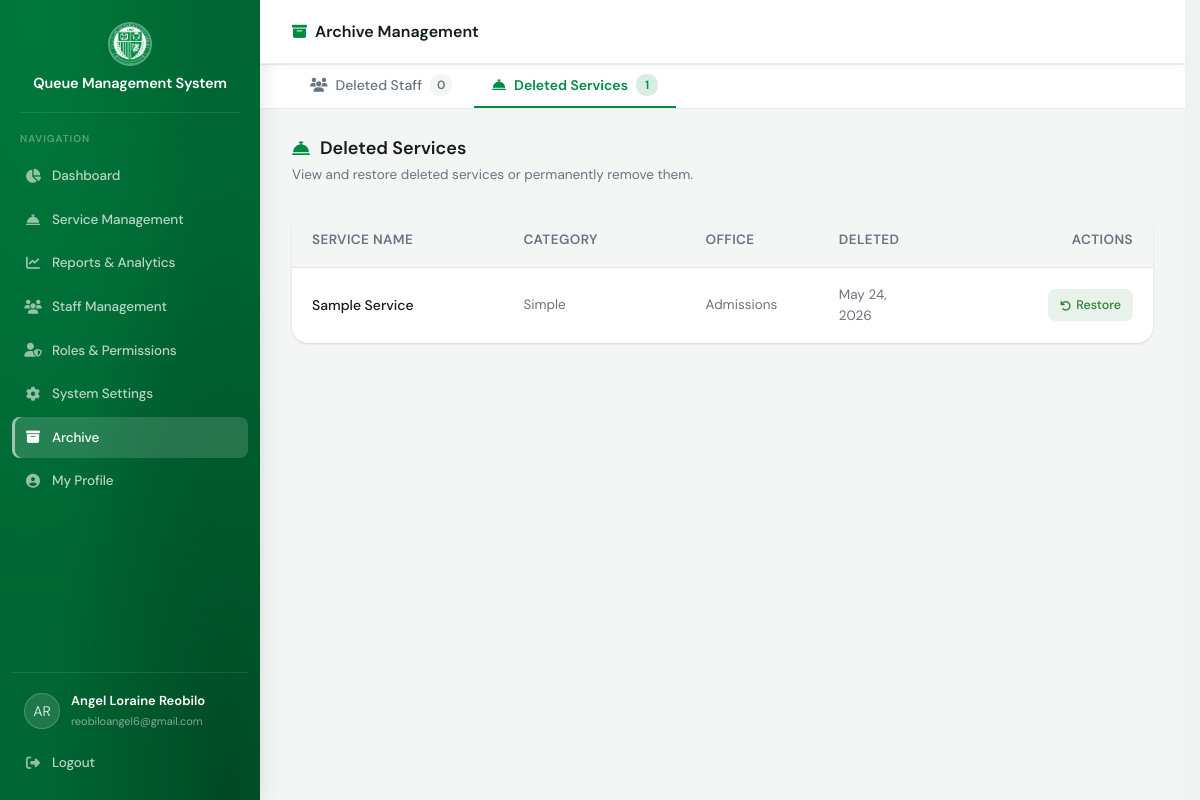
The app's page /archive.php (signed in) with its own data.
### tables this page shows
CREATE TABLE `transaction_types` (
  `id` int(11) NOT NULL,
  `name` varchar(100) NOT NULL,
  `category` enum('simple','regular','complicated') NOT NULL,
  `description` text DEFAULT NULL,
  `is_active` tinyint(1) NOT NULL DEFAULT 1,
  `is_deleted` tinyint(1) NOT NULL DEFAULT 0,
  `office_id` int(11) DEFAULT NULL,
  `created_at` timestamp NOT NULL DEFAULT current_timestamp(),
  `deleted_at` datetime DEFAULT NULL
);

CREATE TABLE `offices` (
  `id` int(11) NOT NULL,
  `name` varchar(100) NOT NULL,
  `code` varchar(20) DEFAULT NULL,
  `description` text DEFAULT NULL,
  `window_count` int(11) DEFAULT 1,
  `queue_mode` enum('unified','service-based') DEFAULT 'unified',
  `created_at` timestamp NOT NULL DEFAULT current_timestamp(),
  `open_time` time NOT NULL DEFAULT '08:00:00',
  `close_time` time NOT NULL DEFAULT '17:00:00',
  `break_start` time DEFAULT NULL,
  `break_end` time DEFAULT NULL,
  `queue_cutoff` time DEFAULT NULL,
  `queue_prefix` varchar(10) NOT NULL DEFAULT '',
  `queue_start_num` smallint(4) NOT NULL DEFAULT 1,
  `daily_reset` tinyint(1) NOT NULL DEFAULT 1,
  `max_queue_limit` smallint(4) NOT NULL DEFAULT 0,
  `auto_close` tinyint(1) NOT NULL DEFAULT 1,
  `service_hours` varchar(100) DEFAULT NULL,
  `location_info` varchar(255) DEFAULT NULL
);

### api/archive_functions.php (called while the page is built, shortened)
<?php
function getDeletedStaff(mysqli $conn): array
{
    $sql = "SELECT u.id, u.full_name, u.email, u.role, u.office_id, u.is_active,
                   u.created_at, u.deleted_at, o.name AS office_name
            FROM users u
            LEFT JOIN offices o ON u.office_id = o.id
            WHERE u.is_deleted = 1 AND u.role != 'admin'
            ORDER BY u.full_name ASC";
    $result = $conn->query($sql);
    $staff = [];
    return $staff;
}
function getDeletedServices(mysqli $conn): array
{
    $sql = "SELECT tt.id, tt.name, tt.category, tt.description, tt.is_active,
                   tt.created_at, tt.deleted_at, o.name AS office_name
            FROM transaction_types tt
            LEFT JOIN offices o ON tt.office_id = o.id
            WHERE tt.is_deleted = 1
            ORDER BY tt.name ASC";
    $result = $conn->query($sql);
    $services = [];
    while ($row = $result->fetch_assoc()) {
        $row['id'] = (int) $row['id'];
        $services[] = $row;
    }
    return $services;
}

### archive.php (the view, shortened to what this page needs)
<?php
require_once __DIR__ . '/api/archive_functions.php';
$isAdmin = ($_SESSION['role_id'] ?? null) === 1 || ($_SESSION['role'] ?? '') === 'admin';
$canDeleteStaff = $isAdmin;
$canDeleteService = $isAdmin;
$conn = $db->getConnection();
$deletedStaff = $canDeleteStaff ? getDeletedStaff($conn) : [];
$deletedServices = $canDeleteService ? getDeletedServices($conn) : [];
?>
<!DOCTYPE html>
<html lang="en">
<head>
    <link rel="stylesheet" href="css/style.css">
    <link rel="stylesheet" href="css/dashboard.css">
    <link rel="stylesheet" href="css/archive.css">
    <link rel="stylesheet" href="https://cdnjs.cloudflare.com/ajax/libs/font-awesome/6.4.0/css/all.min.css">
</head>
<body>
    <div class="archive-container">
        <?php include 'includes/sidebar.php'; ?>
        <div class="archive-body">
            <header class="dashboard-header">
                <div class="header-left">
                    <h2 class="header-page-title">
                        <i class="fas fa-archive"></i> Archive Management
                    </h2>
                </div>
            </header>
            <div class="dashboard-main">
                <div class="archive-tabs">
                    <button class="tab-btn active" data-tab="staff-tab">
                        <i class="fas fa-users"></i> Deleted Staff
                        <span class="tab-badge"><?php echo count($deletedStaff); ?></span>
                    </button>
                    <button class="tab-btn" data-tab="services-tab">
                        <i class="fas fa-concierge-bell"></i> Deleted Services
                        <span class="tab-badge"><?php echo count($deletedServices); ?></span>
                    </button>
                </div>
                <div class="dashboard-content">
                    <?php if ($canDeleteService): ?>
                        <div class="tab-content" id="services-tab">
                            <div class="section-header">
                                <h3><i class="fas fa-concierge-bell"></i> Deleted Services</h3>
                                <?php if (count($deletedServices) > 0): ?>
                                    <p class="section-subtitle">View and restore deleted services or permanently remove them.</p>
                                <?php endif; ?>
                            </div>
                            <?php if (count($deletedServices) === 0): ?>
                                <div class="empty-state">
                                    <i class="fas fa-concierge-bell"></i>
                                    <h3>No Deleted Services</h3>
                                    <p>All services are active.</p>
                                </div>
                            <?php else: ?>
                                <div class="archive-list">
                                    <div class="list-header">
                                        <div class="col-name">Service Name</div>
                                        <div class="col-category">Category</div>
                                        <div class="col-office">Office</div>
                                        <div class="col-deleted">Deleted</div>
                                        <div class="col-actions">Actions</div>
                                    </div>
                                    <?php foreach ($deletedServices as $service): ?>
                                        <div class="list-item" data-id="<?php echo $service['id']; ?>" data-type="service">
                                            <div class="col-name">
                                                <div class="item-name"><?php echo htmlspecialchars($service['name']); ?></div>
                                            </div>
                                            <div class="col-category">
                                                <?php echo ucfirst(htmlspecialchars($service['category'] ?? 'N/A')); ?>
                                            </div>
                                            <div class="col-office"><?php echo htmlspecialchars($service['office_name'] ?? 'N/A'); ?></div>
                                            <div class="col-deleted">
                                                <?php echo $service['deleted_at']
                                                    ? date('M d, Y', strtotime($service['deleted_at']))
                                                    : 'Unknown'; ?>
                                            </div>
                                            <div class="col-actions">
                                                <button class="btn-restore-item" onclick="restoreService(<?php echo $service['id']; ?>)" title="Restore Service">
                                                    <i class="fas fa-undo"></i> Restore
                                                </button>
                                            </div>
                                        </div>
                                    <?php endforeach; ?>
                                </div>
                            <?php endif; ?>
                        </div>
                    <?php endif; ?>
                </div>
            </div>
        </div>
    </div>
</body>
</html>

### css/style.css (style rules this page uses)
:root { --primary-color: #008b43; --primary-dark: #006633; --primary-light: #00b856; --bg-light: #f4f6f5; --bg-white: #ffffff; --text-dark: #1a1a1a; --text-light: #6b7280; --text-white: #ffffff; --border-color: #e5e7eb; --error-color: #c62828; --error-light: #ffebee; --success-color: #2e7d32; --success-light: #e8f5e9; --warning-color: #e65100; --warning-light: #fff3e0; --spacing-xs: 4px; --spacing-sm: 8px; --spacing-md: 16px; --spacing-lg: 24px; --spacing-xl: 36px; --shadow-sm: 0 1px 3px rgba(0, 0, 0, 0.08), 0 1px 2px rgba(0, 0, 0, 0.06); --shadow-md: 0 4px 12px rgba(0, 0, 0, 0.1), 0 2px 6px rgba(0, 0, 0, 0.07); --shadow-lg: 0 10px 32px rgba(0, 0, 0, 0.12), 0 4px 12px rgba(0, 0, 0, 0.08); --radius-sm: 4px; --radius-md: 8px; --radius-lg: 14px; --radius-full: 50%; --transition: all 0.25s ease; }
*, *::before, *::after { margin: 0; padding: 0; box-sizing: border-box; }
html { height: 100%; scrollbar-gutter: stable; overflow-y: scroll; }
body { height: 100%; font-family: "DM Sans", -apple-system, BlinkMacSystemFont, "Segoe UI", sans-serif; background-color: var(--bg-light); color: var(--text-dark); line-height: 1.6; -webkit-font-smoothing: antialiased; }
h1, h2, h3, h4, h5, h6 { font-weight: 600; line-height: 1.25; margin-bottom: var(--spacing-md); }
h2 { font-size: 22px; }
h3 { font-size: 18px; }

### css/dashboard.css (style rules this page uses)
:root { --primary: #008b43; --primary-dark: #006633; --primary-ghost: rgba(0, 139, 67, 0.08); --bg: #f0f3f1; --surface: #ffffff; --text-1: #111c17; --text-2: #3d5246; --text-3: #7a9387; --text-inv: #ffffff; --border: rgba(0, 100, 50, 0.1); --border-strong: rgba(0, 100, 50, 0.2); --sidebar-w: 260px; --header-h: 64px; --radius: 10px; --radius-lg: 16px; --shadow-card: 0 1px 3px rgba(0, 0, 0, 0.06), 0 4px 12px rgba(0, 0, 0, 0.04); --shadow-sidebar: 2px 0 20px rgba(0, 0, 0, 0.1); --shadow-header: 0 1px 0 rgba(0, 100, 50, 0.08), 0 2px 8px rgba(0, 0, 0, 0.05); --font: "DM Sans", -apple-system, BlinkMacSystemFont, "Segoe UI", sans-serif; --font-mono: "DM Mono", "SF Mono", monospace; --ease: cubic-bezier(0.16, 1, 0.3, 1); --t: 0.2s; }
*, *::before, *::after { margin: 0; padding: 0; box-sizing: border-box; }
html, body { height: 100%; }
body { font-family: var(--font); background: var(--bg); color: var(--text-1); line-height: 1.6; -webkit-font-smoothing: antialiased; }
.dashboard-header { height: var(--header-h); background: var(--surface); border-bottom: 1px solid var(--border); box-shadow: var(--shadow-header); display: flex; align-items: center; justify-content: space-between; padding: 0 32px; position: sticky; top: 0; z-index: 100; flex-shrink: 0; }
.header-left { display: flex; align-items: center; gap: 12px; }
.header-page-title { font-size: 16px; font-weight: 600; color: var(--text-1); display: flex; align-items: center; gap: 8px; margin: 0; }
.header-page-title i { color: var(--primary); font-size: 15px; }
.dashboard-main { flex: 1; }
.dashboard-content { padding: 28px 32px; max-width: 1320px; width: 100%; margin: 0 auto; }

### records on screen
transaction_types: name "Sample Service", category "Simple", office.name "Admissions", deleted_at "May 24, 2026"

### other values on screen
APP_NAME "Queue Management System"
$initials "AR"
$currentUser['full_name'] "Angel Loraine Reobilo"
$currentUser['email'] "reobiloangel6@gmail.com"
count($deletedStaff) "0"
count($deletedServices) "1"
